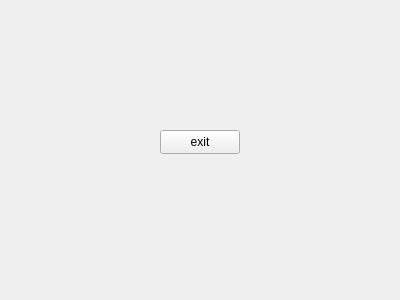
<?xml version="1.0" encoding="UTF-8"?>
<ui version="4.0">
 <class>Form</class>
 <widget class="QWidget" name="Form">
  <property name="geometry">
   <rect>
    <x>0</x>
    <y>0</y>
    <width>400</width>
    <height>300</height>
   </rect>
  </property>
  <property name="windowTitle">
   <string>Form</string>
  </property>
  <widget class="QPushButton" name="btn_exit">
   <property name="geometry">
    <rect>
     <x>160</x>
     <y>130</y>
     <width>80</width>
     <height>24</height>
    </rect>
   </property>
   <property name="text">
    <string>exit</string>
   </property>
  </widget>
 </widget>
 <resources/>
 <connections/>
</ui>
